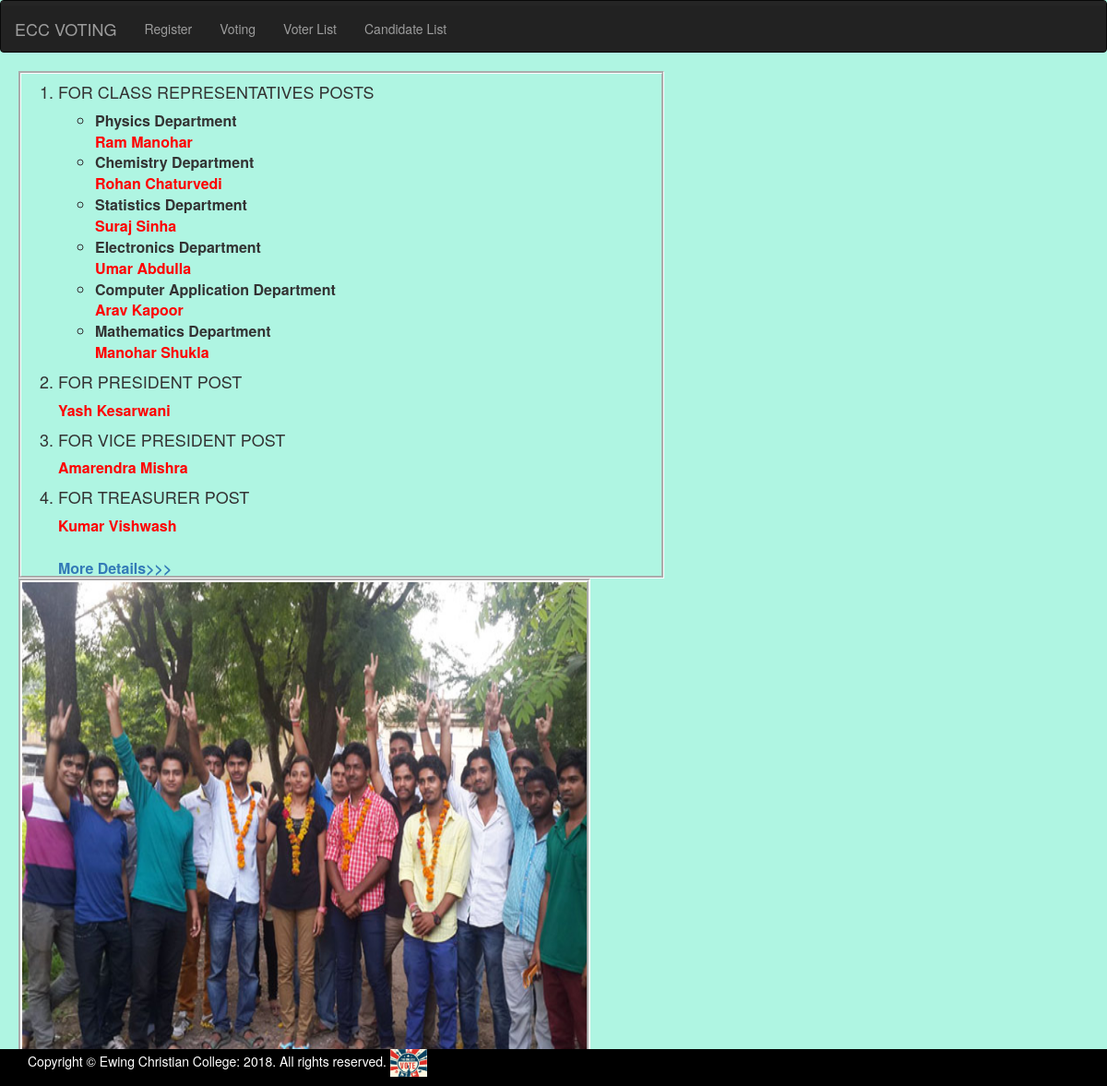
Page /Results.php on the committed database.
### tables this page shows
CREATE TABLE IF NOT EXISTS `cregister` (
  `eid` varchar(10) NOT NULL,
  `uid` int(11) NOT NULL AUTO_INCREMENT,
  `fname` varchar(1000) NOT NULL,
  `lname` varchar(1000) NOT NULL,
  `pass` varchar(1000) NOT NULL,
  `mail` varchar(2000) NOT NULL,
  `mobile` varchar(13) NOT NULL,
  `year` varchar(3) NOT NULL,
  `dept1` varchar(250) DEFAULT NULL,
  `dept2` varchar(250) DEFAULT NULL,
  `dept3` varchar(250) DEFAULT NULL,
  `candid` varchar(100) DEFAULT NULL,
  `cdpt` varchar(250) NOT NULL,
  `votes` varchar(500) NOT NULL DEFAULT '0',
  `upic` varchar(1000) NOT NULL,
  PRIMARY KEY (`uid`),
  UNIQUE KEY `mobile` (`mobile`),
  UNIQUE KEY `eid` (`eid`)
);

### Connect.php (the view, shortened to what this page needs)
<?php
  class db
	{
		var $con;
		function __construct()
		{
		  if(mysqli_connect("localhost","root","","voting"))
		     $this->con=mysqli_connect("localhost","root","","voting");
		  else
		    die("Could Not Connect:".mysqli_error($this->con));
		}
	}
	class Results extends db
	{
		function Result1()
		{
			$this->cmd="Select fname,lname from cregister where cdpt='phy' and candid='cr' and votes=(Select max(votes) from cregister)";
			$res=mysqli_query($this->con,$this->cmd);
			if(($row=mysqli_fetch_array($res))!=0)
			{
						echo "<br><font color=\"red\">".$row["fname"]." ".$row["lname"]."</font>";
			}
			else
			{
				$this->b="Select fname,lname from cregister where cdpt='phy' and candid='cr'";
				$c=mysqli_query($this->con,$this->b);
				$d=mysqli_fetch_array($c);
				echo "<br><font color=\"red\">".$d["fname"]." ".$d["lname"]."</font>";
			}
		}
		function Result2()
		{
			$this->cmd2="Select fname,lname from cregister where cdpt='chem' and candid='cr' and votes=(Select max(votes) from cregister)";
			$res=mysqli_query($this->con,$this->cmd2);
			if(($row=mysqli_fetch_array($res))!=0)
			{
						echo "<br><font color=\"red\">".$row["fname"]." ".$row["lname"]."</font>";
			}
			else
			{
				$this->b="Select fname,lname from cregister where cdpt='chem' and candid='cr'";
				$c=mysqli_query($this->con,$this->b);
				$d=mysqli_fetch_array($c);
				echo "<br><font color=\"red\">".$d["fname"]." ".$d["lname"]."</font>";
			}
		}
		function Result3()
		{
			$this->cmd="Select fname,lname from cregister where cdpt='stat' and candid='cr' and votes=(Select max(votes) from cregister)";
			$res=mysqli_query($this->con,$this->cmd);
			if(($row=mysqli_fetch_array($res))!=0)
			{
						echo "<br><font color=\"red\">".$row["fname"]." ".$row["lname"]."</font>";
			}
			else
			{
				$this->b="Select fname,lname from cregister where cdpt='stat' and candid='cr'";
				$c=mysqli_query($this->con,$this->b);
				$d=mysqli_fetch_array($c);
				echo "<br><font color=\"red\">".$d["fname"]." ".$d["lname"]."</font>";
			}
		}
		function Result4()
		{
			$this->cmd="Select fname,lname from cregister where cdpt='ele' and candid='cr' and votes=(Select max(votes) from cregister)";
			$res=mysqli_query($this->con,$this->cmd);
			if(($row=mysqli_fetch_array($res))!=0)
			{
						echo "<br><font color=\"red\">".$row["fname"]." ".$row["lname"]."</font>";
			}
			else
			{
				$this->b="Select fname,lname from cregister where cdpt='ele' and candid='cr'";
				$c=mysqli_query($this->con,$this->b);
				$d=mysqli_fetch_array($c);
				echo "<br><font color=\"red\">".$d["fname"]." ".$d["lname"]."</font>";
			}
		}
		function Result5()
		{
			$this->cmd="Select fname,lname from cregister where cdpt='CA' and candid='cr' and votes=(Select max(votes) from cregister)";
			$res=mysqli_query($this->con,$this->cmd);
			if(($row=mysqli_fetch_array($res))!=0)
			{
						echo "<br><font color=\"red\">".$row["fname"]." ".$row["lname"]."</font>";
			}
			else
			{
				$this->b="Select fname,lname from cregister where cdpt='CA' and candid='cr'";
				$c=mysqli_query($this->con,$this->b);
				$d=mysqli_fetch_array($c);
				echo "<br><font color=\"red\">".$d["fname"]." ".$d["lname"]."</font>";
			}
		}
		function Result6()
		{
			$this->cmd="Select fname,lname from cregister where cdpt='maths' and candid='cr' and votes=(Select max(votes) from cregister)";
			$res=mysqli_query($this->con,$this->cmd);
			if(($row=mysqli_fetch_array($res))!=0)
			{
						echo "<br><font color=\"red\">".$row["fname"]." ".$row["lname"]."</font>";
			}
			else
			{
				$this->b="Select fname,lname from cregister where cdpt='maths' and candid='cr'";
				$c=mysqli_query($this->con,$this->b);
				$d=mysqli_fetch_array($c);
				echo "<br><font color=\"red\">".$d["fname"]." ".$d["lname"]."</font>";
			}
		}
		function Result7()
		{
			$this->com="Select fname,lname from cregister where candid='prez' and votes=(Select max(votes) from cregister)";
			$rst=mysqli_query($this->con,$this->com);
			if(($row=mysqli_fetch_array($rst))!=0)
			{
						echo "<font color=\"red\">".$row["fname"]." ".$row["lname"]."</font>";
			}
			else
			{
				$this->b="Select fname,lname from cregister where candid='prez'";
				$c=mysqli_query($this->con,$this->b);
				$d=mysqli_fetch_array($c);
				echo "<br><font color=\"red\">".$d["fname"]." ".$d["lname"]."</font>";
			}
		}
		function Result8()
		{
			$this->com="Select fname,lname from cregister where candid='vprez' and votes=(Select max(votes) from cregister)";
			$rst=mysqli_query($this->con,$this->com);
			if(($row=mysqli_fetch_array($rst))!=0)
			{
						echo "<font color=\"red\">".$row["fname"]." ".$row["lname"]."</font>";
			}
			else
			{
				$this->b="Select fname,lname from cregister where candid='vprez'";
				$c=mysqli_query($this->con,$this->b);
				$d=mysqli_fetch_array($c);
				echo "<font color=\"red\">".$d["fname"]." ".$d["lname"]."</font>";
			}
		}
		function Result9()
		{
			$this->com="Select fname,lname from cregister where candid='treasurer' and votes=(Select max(votes) from cregister)";
			$rst=mysqli_query($this->con,$this->com);
			if(($row=mysqli_fetch_array($rst))!=0)
			{
						echo "<font color=\"red\">".$row["fname"]." ".$row["lname"]."</font>";
			}
			else
			{
				$this->b="Select fname,lname from cregister where candid='treasurer'";
				$c=mysqli_query($this->con,$this->b);
				$d=mysqli_fetch_array($c);
				echo "<font color=\"red\">".$d["fname"]." ".$d["lname"]."</font>";
			}
		}
	}
?>

### Header.php (shortened to what this page needs)
<html>
 <head>
	<link href="bootstrap.min.css" rel="stylesheet">
	<div>
		<nav class="navbar navbar-inverse">
		<div style="height:5px; background-color:#252525">		</div>
		<div class="container-fluid">
			<div class="navbar-header">
				<a class="navbar-brand" href="Home.php">ECC VOTING</a>
			</div>
			<div>
				<ul class="nav navbar-nav navbar-left">
				<?php
					if($thispage=="Register")
					{
						echo "<li class=\"active\"><a href=\"Register.php\">Register</a></li>";
					}
					else
					{
						echo "<li><a href=\"Register.php\">Register</a></li>";
					}
					if($thispage=="Voting")
					{
						echo "<li class=\"active\"><a href=\"Voting.php\">Voting</a></li>";
					}
					else
					{
						echo "<li><a href=\"Voting.php\">Voting</a></li>";
					}
					if($thispage=="Vlist")
					{
						echo "<li class=\"active\"><a href=\"Vlist.php\">Voter List</a></li>";
					}
					else
					{
						echo "<li><a href=\"Vlist.php\">Voter List</a></li>";
					}
					if($thispage=="Clist")
					{
						echo "<li class=\"active\"><a href=\"Clist.php\">Candidate List</a></li>";
					}
					else
					{
						echo "<li><a href=\"Clist.php\">Candidate List</a></li>";
					}
				?>
				</ul>
			</div>
		</div>
		</nav>
	</div>
 </head>
</html>

### Footer.php
<div id="d2">
 <div style="background-color:black; color:white; padding-left:30px; height:40px;position:fixed;bottom:00px;margin-top:150px;width:100%">
 Copyright &copy Ewing Christian College: 2018. All rights reserved.
 <img src="Pics/Logo.jpg" style="height:30px; width:40px;"/>
 </div>
</div>

### Results.php (shortened to what this page needs)
<?php
$thispage="Home";
	include "Header.php";
	include "Footer.php";
	include "Connect.php";
?>
<html>
	<head>
	</head>
	<body style="background-color:#AFF5E2">
	<div style="border:3px groove white;width:700px; height:550px;font-size:16px;font-weight:bold;margin-left:20px;float:left">
		<ol>
			<h4><li>FOR CLASS REPRESENTATIVES POSTS</h4>
				<ul>
					<li>Physics Department
<?php
						$obj=new Results;
						$obj->Result1();
?>
					</li>
					<li>Chemistry Department
<?php
						$obj->Result2();
?>
					</li>
					<li>Statistics Department
<?php
						$obj->Result3();
?>
					</li>
					<li>Electronics Department
<?php
						$obj->Result4();
?>
					</li>
					<li>Computer Application Department
<?php
						$obj->Result5();
?>
					</li>
					<li>Mathematics Department
<?php
						$obj->Result6();
?>
					</li>
				</ul>
			<h4><li>FOR PRESIDENT POST</h4>
<?php
						$obj->Result7();
?>
			<h4><li>FOR VICE PRESIDENT POST</h4>
<?php
						$obj->Result8();
?>
			<h4><li>FOR TREASURER POST</h4>
<?php
						$obj->Result9();
?>
				<br><br>
				<a href="Details.php">More Details>>></a>
	</div>
		<img src="Pics/Results.jpg" style="width:620px; height:550px;margin-left:20px;border:4px groove white">
	</body>
</html>

### rows in the picture
cregister: fname "Ram", lname "Manohar"
cregister: fname "Rohan", lname "Chaturvedi"
cregister: fname "Suraj", lname "Sinha"
cregister: fname "Umar", lname "Abdulla"
cregister: fname "Arav", lname "Kapoor"
cregister: fname "Manohar", lname "Shukla"
cregister: fname "Kumar", lname "Vishwash"

### other values in the picture
$row["fname"] "Yash"
$row["lname"] "Kesarwani"
$row["fname"] "Amarendra"
$row["lname"] "Mishra"
